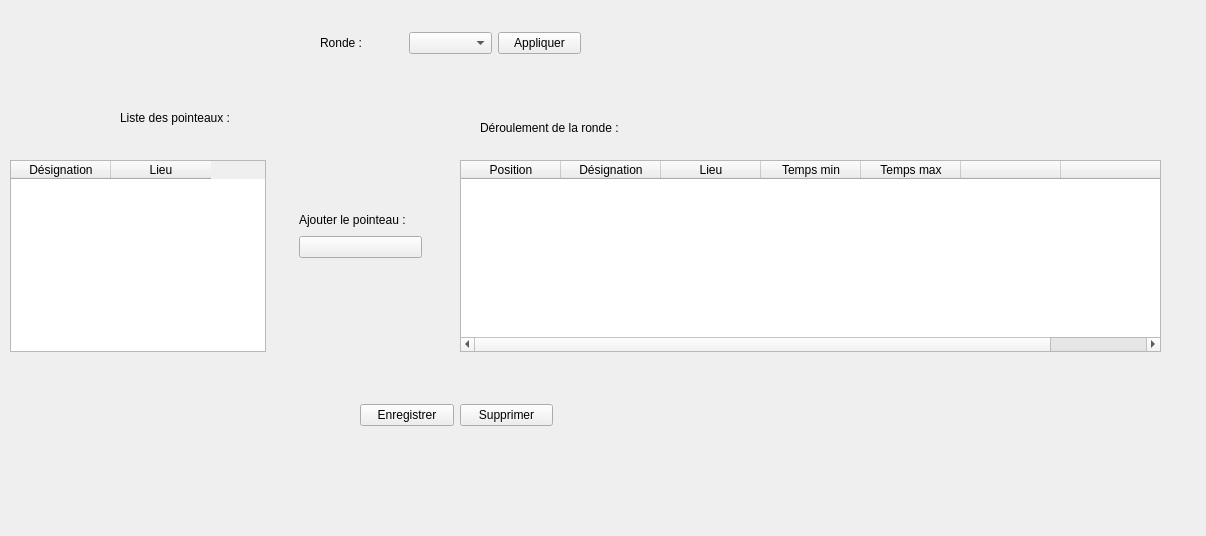
<?xml version="1.0" encoding="UTF-8"?>
<ui version="4.0">
 <class>IhmRondes</class>
 <widget class="QWidget" name="IhmRondes">
  <property name="geometry">
   <rect>
    <x>0</x>
    <y>0</y>
    <width>1206</width>
    <height>536</height>
   </rect>
  </property>
  <property name="windowTitle">
   <string>Form</string>
  </property>
  <widget class="QLabel" name="label_2">
   <property name="geometry">
    <rect>
     <x>120</x>
     <y>110</y>
     <width>121</width>
     <height>16</height>
    </rect>
   </property>
   <property name="text">
    <string>Liste des pointeaux :</string>
   </property>
  </widget>
  <widget class="QTableWidget" name="tableWidgetPointeaux">
   <property name="geometry">
    <rect>
     <x>10</x>
     <y>160</y>
     <width>256</width>
     <height>192</height>
    </rect>
   </property>
   <column>
    <property name="text">
     <string>Désignation</string>
    </property>
   </column>
   <column>
    <property name="text">
     <string>Lieu</string>
    </property>
   </column>
  </widget>
  <widget class="QTableWidget" name="tableWidgetRondes">
   <property name="geometry">
    <rect>
     <x>460</x>
     <y>160</y>
     <width>701</width>
     <height>192</height>
    </rect>
   </property>
   <column>
    <property name="text">
     <string>Position</string>
    </property>
   </column>
   <column>
    <property name="text">
     <string>Désignation</string>
    </property>
   </column>
   <column>
    <property name="text">
     <string>Lieu</string>
    </property>
   </column>
   <column>
    <property name="text">
     <string>Temps min</string>
    </property>
   </column>
   <column>
    <property name="text">
     <string>Temps max</string>
    </property>
   </column>
   <column>
    <property name="text">
     <string/>
    </property>
    <property name="icon">
     <iconset resource="Images.qrc">
      <normaloff>:/img/images/basIcon.png</normaloff>:/img/images/basIcon.png</iconset>
    </property>
   </column>
   <column>
    <property name="text">
     <string/>
    </property>
   </column>
  </widget>
  <widget class="QLabel" name="label_3">
   <property name="geometry">
    <rect>
     <x>480</x>
     <y>120</y>
     <width>161</width>
     <height>16</height>
    </rect>
   </property>
   <property name="text">
    <string>Déroulement de la ronde :</string>
   </property>
  </widget>
  <widget class="QWidget" name="layoutWidget">
   <property name="geometry">
    <rect>
     <x>320</x>
     <y>30</y>
     <width>261</width>
     <height>26</height>
    </rect>
   </property>
   <layout class="QHBoxLayout" name="horizontalLayout">
    <item>
     <widget class="QLabel" name="label">
      <property name="text">
       <string>Ronde :</string>
      </property>
     </widget>
    </item>
    <item>
     <widget class="QComboBox" name="comboBoxNom"/>
    </item>
    <item>
     <widget class="QPushButton" name="pushButton">
      <property name="text">
       <string>Appliquer</string>
      </property>
     </widget>
    </item>
   </layout>
  </widget>
  <widget class="QWidget" name="layoutWidget">
   <property name="geometry">
    <rect>
     <x>360</x>
     <y>390</y>
     <width>193</width>
     <height>51</height>
    </rect>
   </property>
   <layout class="QHBoxLayout" name="horizontalLayout_2">
    <item>
     <widget class="QPushButton" name="pushButton_3">
      <property name="text">
       <string>Enregistrer</string>
      </property>
      <property name="icon">
       <iconset resource="Images.qrc">
        <normaloff>:/img/images/saveIcon.png</normaloff>:/img/images/saveIcon.png</iconset>
      </property>
     </widget>
    </item>
    <item>
     <widget class="QPushButton" name="pushButton_4">
      <property name="text">
       <string>Supprimer</string>
      </property>
      <property name="icon">
       <iconset resource="Images.qrc">
        <normaloff>:/img/images/supprIcon.png</normaloff>:/img/images/supprIcon.png</iconset>
      </property>
     </widget>
    </item>
   </layout>
  </widget>
  <widget class="QWidget" name="layoutWidget">
   <property name="geometry">
    <rect>
     <x>299</x>
     <y>210</y>
     <width>123</width>
     <height>48</height>
    </rect>
   </property>
   <layout class="QVBoxLayout" name="verticalLayout">
    <item>
     <widget class="QLabel" name="label_4">
      <property name="text">
       <string>Ajouter le pointeau :</string>
      </property>
     </widget>
    </item>
    <item>
     <widget class="QPushButton" name="pushButton_2">
      <property name="text">
       <string/>
      </property>
      <property name="icon">
       <iconset resource="Images.qrc">
        <normaloff>:/img/images/droiteIcon.png</normaloff>:/img/images/droiteIcon.png</iconset>
      </property>
     </widget>
    </item>
   </layout>
  </widget>
 </widget>
 <resources>
  <include location="Images.qrc"/>
 </resources>
 <connections/>
</ui>
